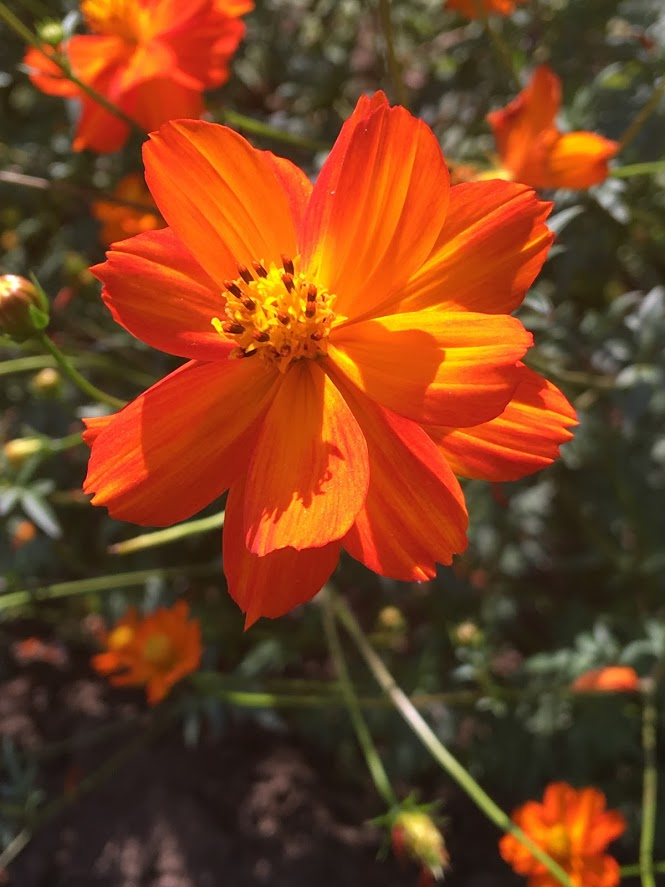
#> input picture image.jpg, 665 x 887 px
$ python -i imaging.py   (imports and definitions only)   (older library calls are emulated)
#> lines starting #> are read from the running program, lines starting #| are printed output that depends on the picture; after the words box and inside, x2 and y2 are one past the last pixel; in counts of white or black regions, pixels touching at a corner belong together
#> further down, picture is the input picture: shape (887, 665, 3); mean B, G, R 31.3, 64.7, 121
import cv2
import numpy as np
import wx
from scipy.ndimage import label


# [122 lines left out: functions find_contours, sobelx_morph, sobely_morph, laplacian_morph, gradient_morph, closing_morph and 7 more, not called in this run]

def extract_bg(image):
    '''
        Extract foreground from image using basic OpenCV
    '''
    if len(image.shape) > 2:
        gray = cv2.cvtColor(image,cv2.COLOR_BGR2GRAY)
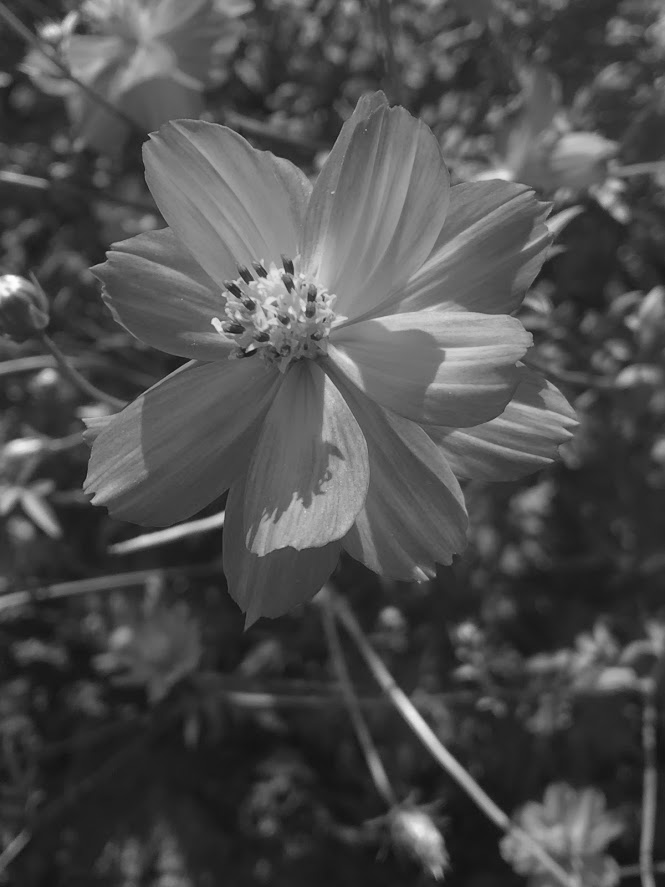
#> gray: shape (887, 665); min 17, max 254, mean 77.8
    else:
        gray = image.copy()

    ret, thresh = cv2.threshold(gray,0,255,cv2.THRESH_BINARY+cv2.THRESH_OTSU)
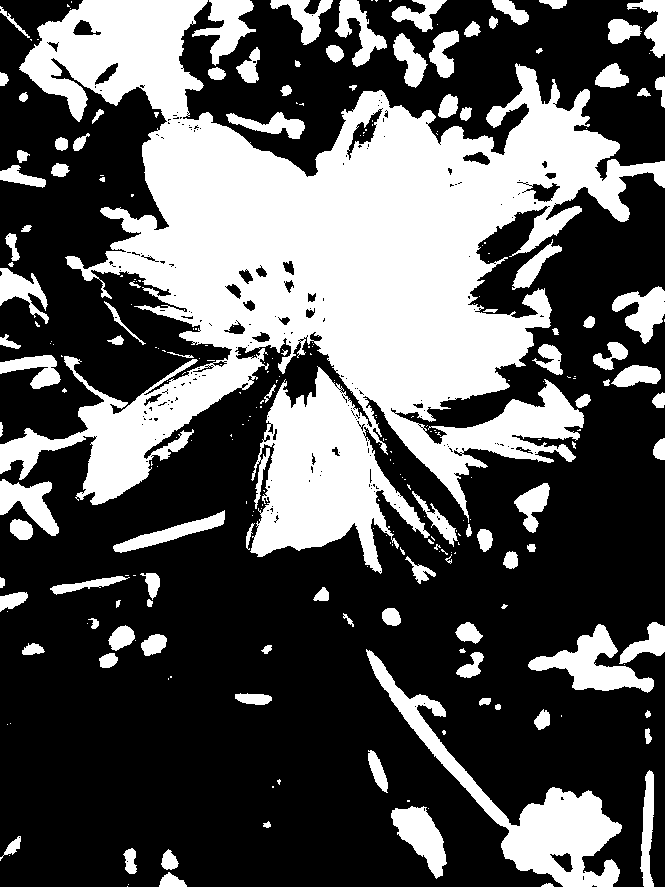
#> thresh: shape (887, 665); 34.8% white; 266 white regions (157 under 20 px), largest, box (x1, y1, x2, y2) and area: (0, 0, 665, 574) 152457, (366, 649, 622, 887) 10837, (528, 624, 654, 693) 3369
#> ret = 88


    if len(image.shape) > 2:
        # if color image reshape mask back to three channels
        thresh = cv2.cvtColor(thresh,cv2.COLOR_GRAY2BGR)


    # Now subract the mask from the image
    segmented_image = cv2.subtract(image,thresh)
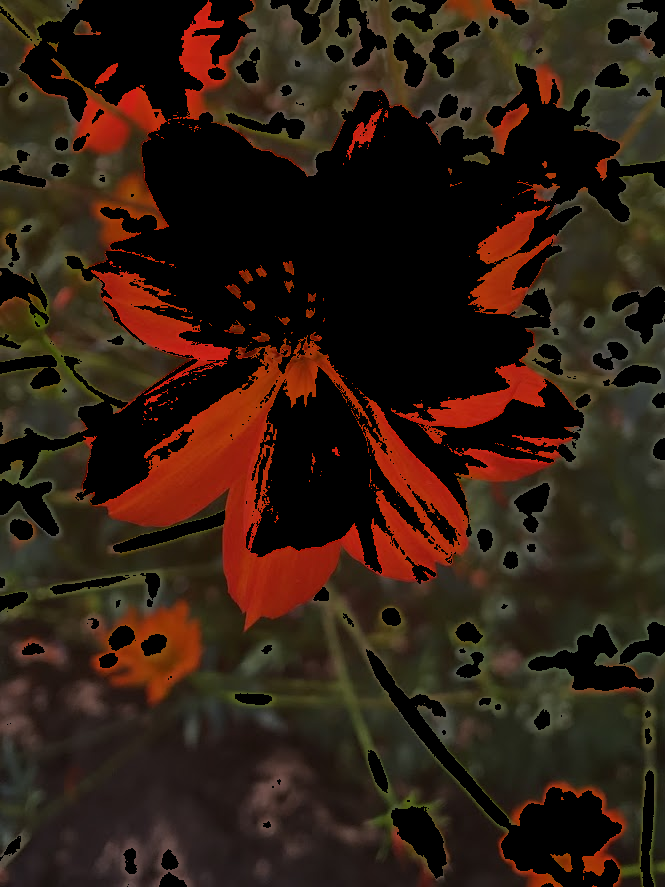
#> segmented_image: shape (887, 665, 3); mean B, G, R 18.7, 30.5, 48.8

    return segmented_image

# [123 lines left out: functions extract_fg, convert_gs, convert_bw, convert_canny, convert_watershed, read_image_as_bitmap and 1 more, not called in this run]

>>> import cv2
>>> picture = cv2.imread('../image.jpg')
>>> result = extract_bg(picture)
